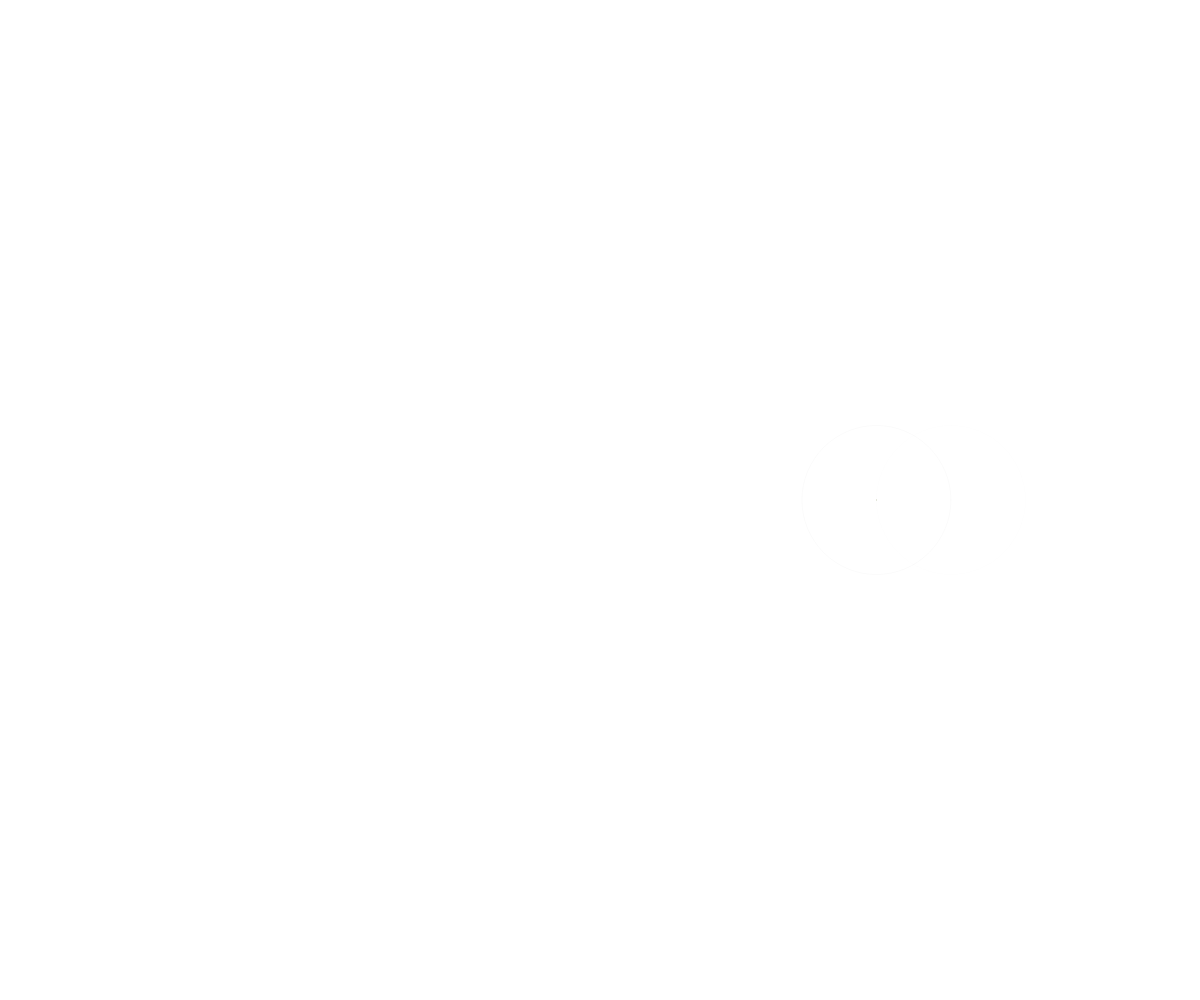
Frame 1 (no input)
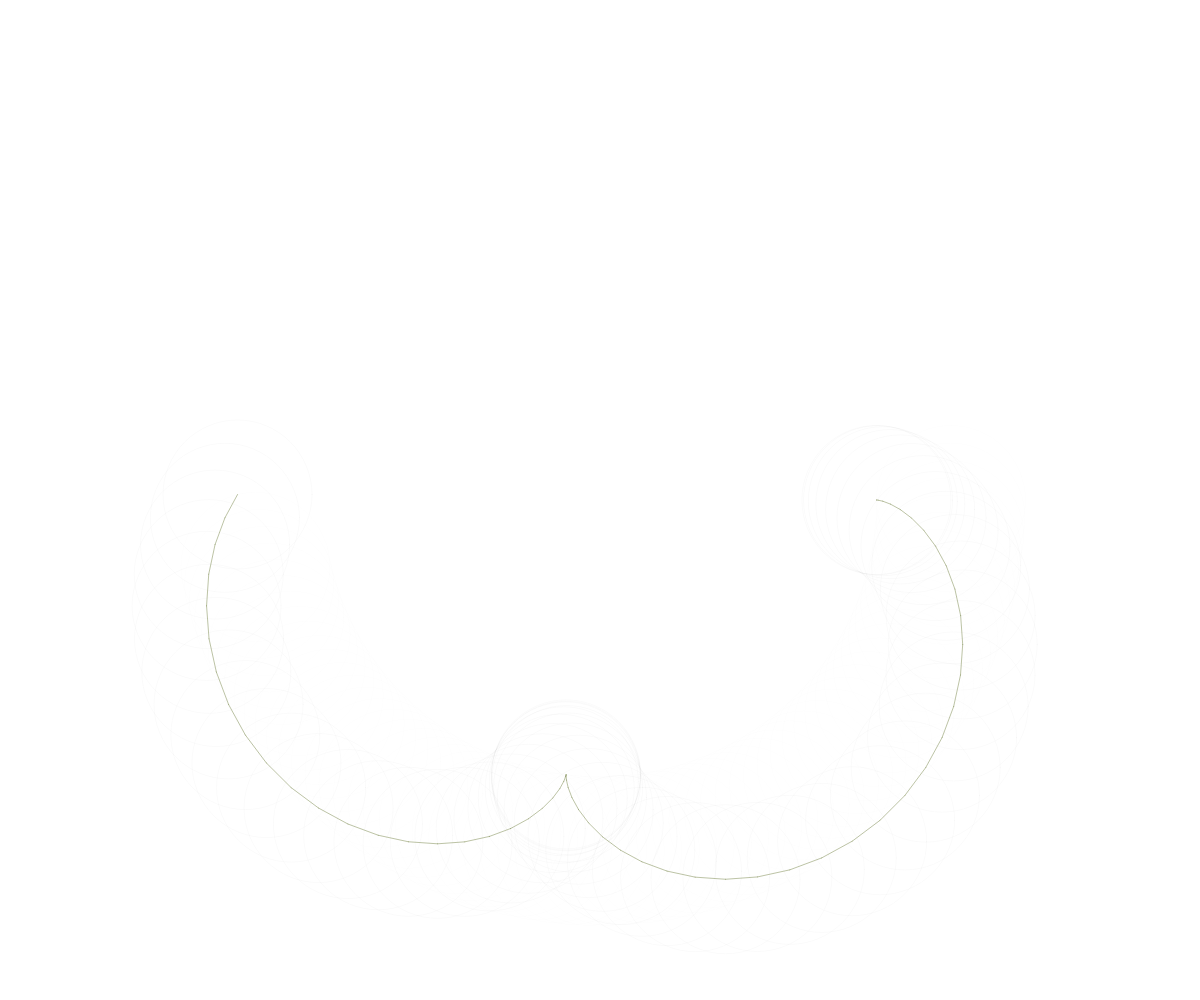
Frame 60 (no input)
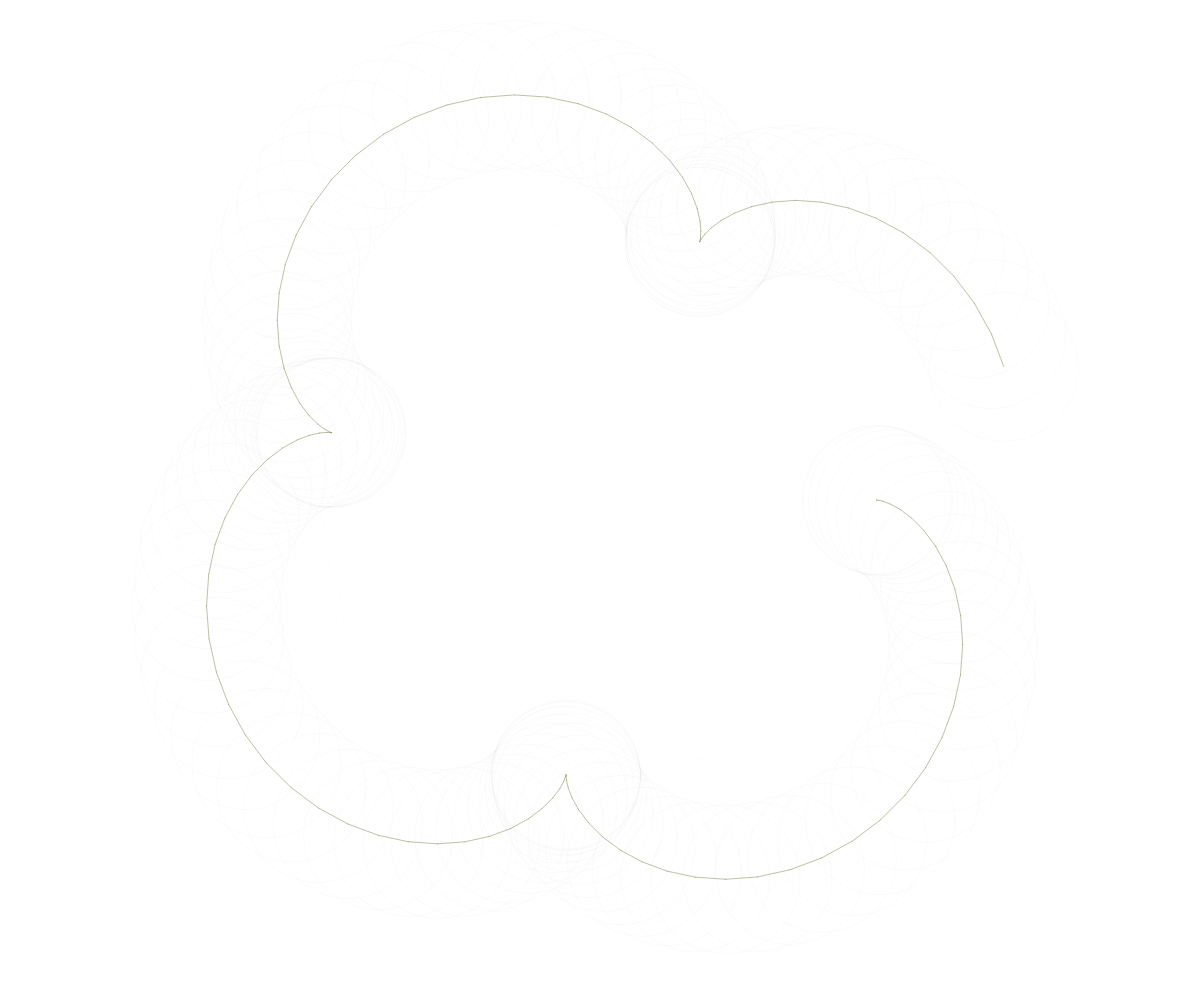
Frame 120 (the mouse pressed at the canvas centre since frame 60)

The p5.js sketch that drew these frames (run headless with seeded random() and noise() and a simulated clock; from frame 60 on, the mouse is pressed at the canvas centre):

// p5.js sketch
// ── sketch.js
var theta;
var omega;
var r;
var k;
var R;
var p, pAnt;
var x, y;
var painting;
var lineColor;

function setup() {
  createCanvas(windowWidth, windowHeight);
  theta = 0;
  omega = 0.05;
  init();
}

function draw() {
  if(!painting) return;
  //background(220);
  //showFPS()
  /*
  var noiseX = 100*(noise(frameCount/100)-0.5);
  var noiseY = 100*(noise((frameCount+1000)/100)-0.5);
  */
  x = r * (k+1) * cos(theta) - r * cos((k+1) * theta);
  y = r * (k+1) * sin(theta) - r * sin((k+1) * theta);
  p = createVector(x, y);
  translate(width/2, height/2);
  stroke(0, 2);
  ellipse((R+r)*cos(theta), (R+r)*sin(theta), 2*r);
  stroke(0, 5);
  ellipse(x, y, 2*r);
  stroke(lineColor, 100);
  line(pAnt.x, pAnt.y, p.x, p.y);
  theta += omega;
  pAnt = p.copy();
}


function showFPS() {
  text(str(int(frameRate())), windowWidth*0.9, windowHeight*0.9);
}


function keyTyped() {
  switch(key) {
    case 'p':
      painting = !painting;
      break;

    case 'r':
      init();
      painting = true;
      break;
  }
}


function init() {
  background(255);
  k = int(random(50, 500)) / 100.0;
  var small = min(windowWidth, windowHeight) / 2;
  r = small / (k+3);
  R = k*r;

  x = r * (k+1) * cos(theta) - r * cos((k+1) * theta);
  y = r * (k+1) * sin(theta) - r * sin((k+1) * theta);
  pAnt = createVector(x, y);
  print(k);
  painting = true;
  noFill();
  translate(width/2, height/2);
  //ellipse(0, 0, 2*R);
  colorMode(HSB);
  lineColor = color(random(360), random(100), random(25, 70), 100/255.0);
  colorMode(RGB);
}
